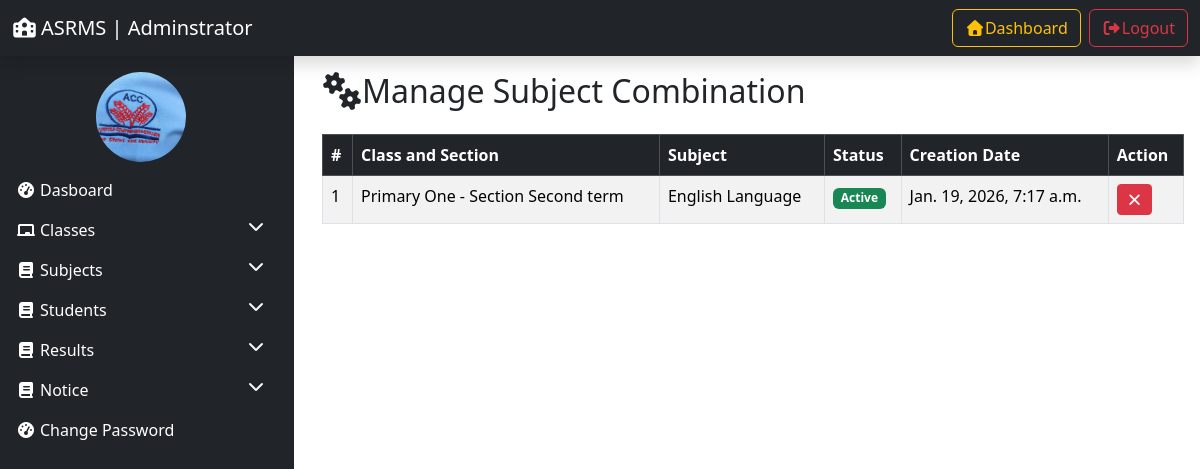
/manage_subject_combination/ (signed in), run on an earlier commit of the app's database.
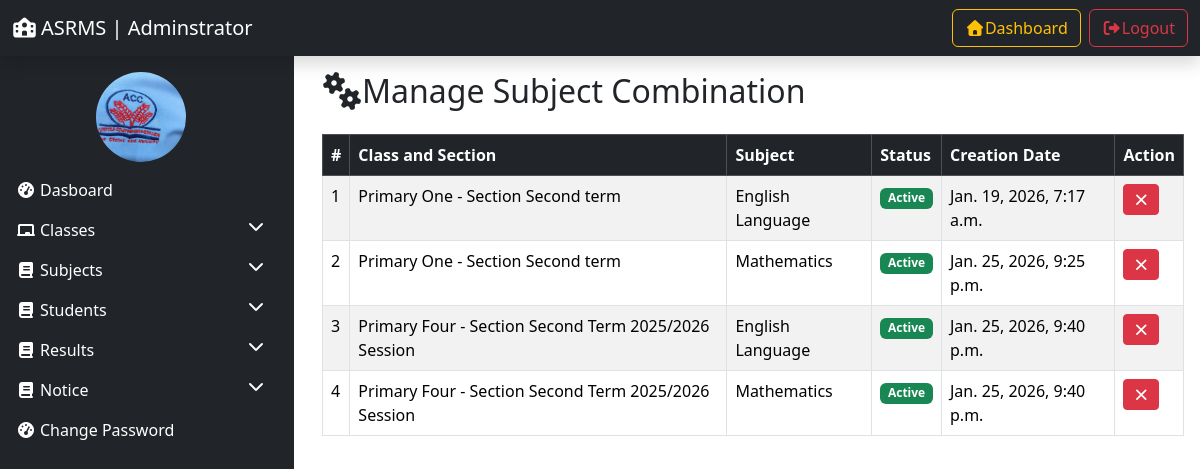
And on a later commit of the database.
### resultManager/models.py (models this page shows, shortened)
class SubjectCombination(models.Model):
    student_class = models.ForeignKey(Class, on_delete=models.SET_NULL, null=True)
    subject = models.ForeignKey(Subject, on_delete=models.SET_NULL, null=True)
    status = models.IntegerField(default=1)
    creation_date = models.DateTimeField(auto_now_add=True)
    updation_date = models.DateTimeField(auto_now=True)

class Class(models.Model):
    class_name = models.CharField(max_length=100)
    section = models.CharField(max_length=20)
    creation_date = models.DateTimeField(auto_now_add=True)
    updation_date = models.DateTimeField(auto_now=True)

class Subject(models.Model):
    subject_name = models.CharField(max_length=100)
    subject_code = models.CharField(max_length=20)
    creation_date = models.DateTimeField(auto_now_add=True)
    updation_date = models.DateTimeField(auto_now=True)

### resultManager/views.py (the view, shortened to what this page needs)
# urls.py: path('manage_subject_combination/',manage_subject_combination, name='manage_subject_combination'),
@login_required(login_url='admin_login')
def manage_subject_combination(request):
    combinations = SubjectCombination.objects.all()
    aid = request.GET.get('aid')
    did = request.GET.get('did')
    return render(request, 'manage_subject_combination.html', locals())

### resultManager/templates/manage_subject_combination.html (shortened to what this page needs)
{% extends 'admin_base.html' %} {% load static %} {% block content %}
<div class="container">
  <h2 class="mb-4"><i class="fas fa-cogs"></i>Manage Subject Combination</h2>
  <table class="table table-striped table-bordered">
    <thead class="table-dark">
      <tr>
        <th scope="col">#</th>
        <th scope="col">Class and Section</th>
        <th scope="col">Subject</th>
        <th scope="col">Status</th>
        <th scope="col">Creation Date</th>
        <th scope="col">Action</th>
      </tr>
    </thead>
    <tbody>
      {% for combination in combinations %}
      <tr>
        <td scope="col">{{forloop.counter}}</td>
        <td scope="col">
          {{combination.student_class.class_name}} - Section
          {{combination.student_class.section}}
        </td>
        <td scope="col">{{combination.subject.subject_name}}</td>
        <td scope="col">
          {% if combination.status == 1 %}
          <span class="badge bg-success">Active</span>
          {% else %}
            <span class="badge bg-secondary">Inactive</span>
            {% endif %}
        </td>
        <td scope="col">{{combination.creation_date}}</td>
        <td scope="col">
            {% if combination.status == 1 %}
          <a href="?did={{combination.id}}" onclick="return confirm('Deactivate this Subject?')" class="btn btn-sm btn-danger me-2 "
            ><i class="fas fa-times"></i> </a
          >
            {% endif %}
        </td>
      </tr>
      {% empty %}
      <tr>
        <td colspan="6" class="text-center">No subject combination found.</td>
        {% endfor %}
    </tbody>
  </table>
</div>
{% endblock %}

What changed in the data, as far as the page shows it:
added SubjectCombination: student_class.class_name "Primary One", student_class.section "Second term", subject.subject_name "Mathematics", status "Active", creation_date "Jan. 25, 2026, 9:25 p.m."
added SubjectCombination: student_class.class_name "Primary Four", student_class.section "Second Term 2025/2026 Session", subject.subject_name "English Language", status "Active", creation_date "Jan. 25, 2026, 9:40 p.m."
added SubjectCombination: student_class.class_name "Primary Four", student_class.section "Second Term 2025/2026 Session", subject.subject_name "Mathematics", status "Active", creation_date "Jan. 25, 2026, 9:40 p.m."
